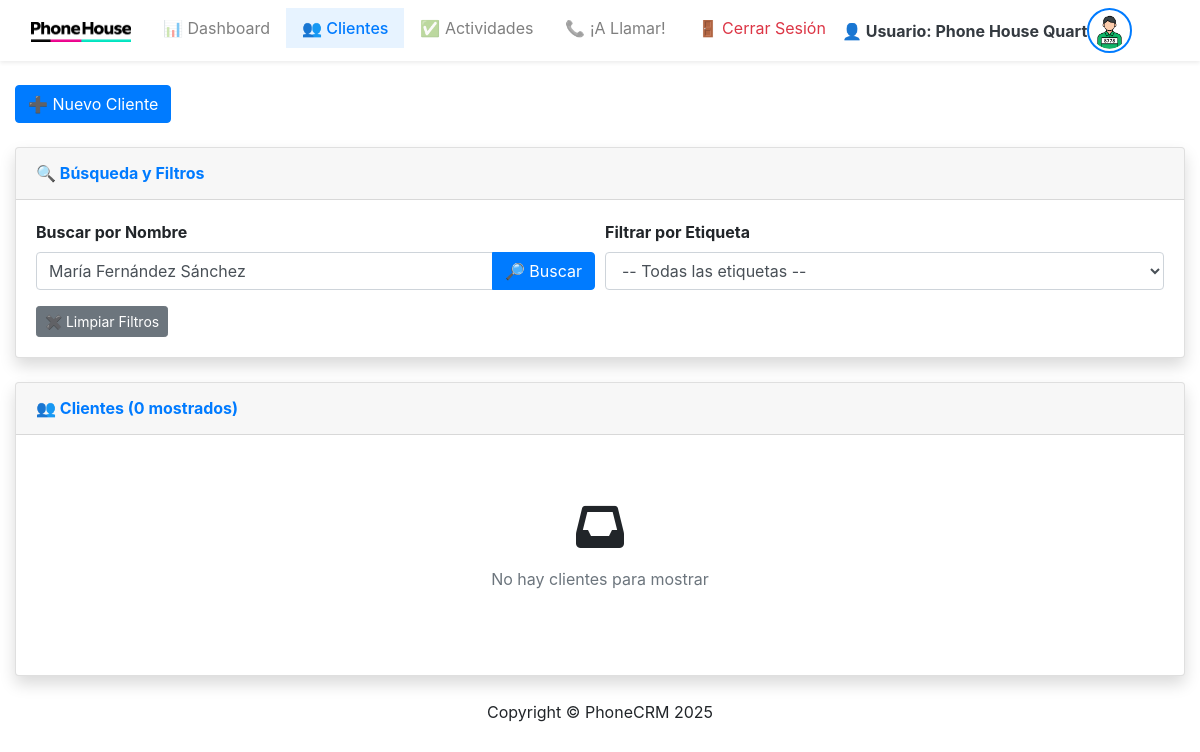
The app's page /clientes.php?busqueda=María Fernández Sánchez (signed in), older data.
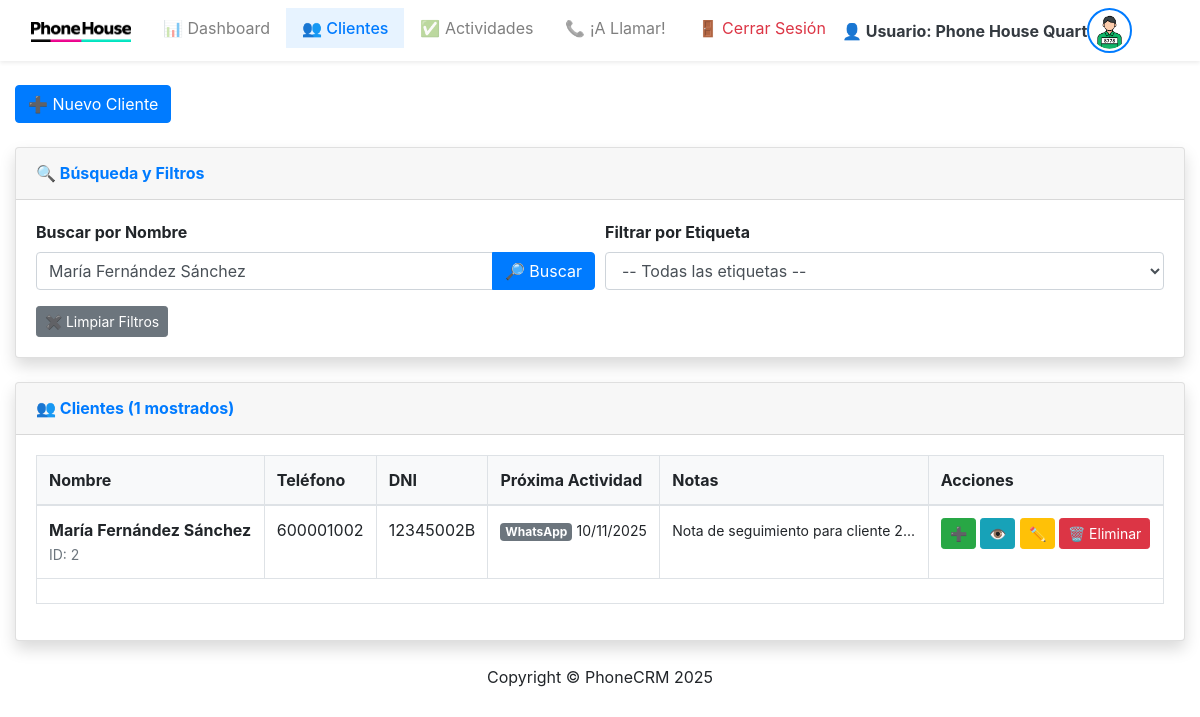
The same page, newer data.
### tables this page shows
CREATE TABLE `usuarios` (
  `id` int(11) NOT NULL,
  `nombre` varchar(100) NOT NULL,
  `contraseña` varchar(100) NOT NULL,
  `fecha_creacion` timestamp NOT NULL DEFAULT current_timestamp(),
  `rol` enum('encargado','tienda') NOT NULL DEFAULT 'tienda',
  `foto` varchar(255) DEFAULT NULL
);

CREATE TABLE `clientes` (
  `id` int(11) NOT NULL,
  `nombre_apellidos` varchar(150) NOT NULL,
  `dni` varchar(20) NOT NULL,
  `telefono` varchar(20) NOT NULL,
  `convergente` text DEFAULT NULL,
  `usuario_id` int(11) NOT NULL,
  `fecha_creacion` timestamp NOT NULL DEFAULT current_timestamp(),
  `ultima_visita` timestamp NULL DEFAULT NULL
);

CREATE TABLE `actividades` (
  `id` int(11) NOT NULL,
  `cliente_id` int(11) NOT NULL,
  `tipo` enum('Llamada','WhatsApp','Cita','Revisión') NOT NULL,
  `descripcion` text DEFAULT NULL,
  `fecha` date NOT NULL,
  `fecha_creacion` timestamp NOT NULL DEFAULT current_timestamp(),
  `completada` tinyint(4) DEFAULT 0
);

CREATE TABLE `notas` (
  `id` int(11) NOT NULL,
  `cliente_id` int(11) NOT NULL,
  `texto` text NOT NULL,
  `fecha_creacion` timestamp NULL DEFAULT current_timestamp()
);

### admin/includes/crudClientes.php (called while the page is built, shortened)
<?php
class crudClientes {
    private $conexion;
    private $usuario_id;
    public function __construct($conexion, $usuario_id) {
        $this->conexion = $conexion;
        $this->usuario_id = $usuario_id;
    }
    public static function getColorActividad($fecha, $completada) {
        $hoy = date('Y-m-d');
        $fecha_actividad = date('Y-m-d', strtotime($fecha));
        if ($fecha_actividad < $hoy) {
            return 'danger';
        } elseif ($fecha_actividad == $hoy) {
            return 'success';
        } else {
            return 'secondary';
        }
    }
    public function buscarClientesPaginados($busqueda, $pagina = 1, $por_pagina = 30) {
        $pagina = max(1, intval($pagina));
        $por_pagina = intval($por_pagina);
        $offset = ($pagina - 1) * $por_pagina;
        $busqueda = $this->conexion->real_escape_string($busqueda);
        $sql = "SELECT c.id, c.nombre_apellidos, c.dni, c.telefono, c.convergente, c.fecha_creacion, c.ultima_visita
                FROM clientes c
                WHERE c.usuario_id = " . intval($this->usuario_id) . " AND c.nombre_apellidos LIKE '%$busqueda%'
                ORDER BY c.fecha_creacion DESC
                LIMIT " . intval($por_pagina) . " OFFSET " . intval($offset);
        return $this->conexion->query($sql);
    }
    public function getTotalPaginasBusqueda($busqueda, $por_pagina = 30) {
        $busqueda = $this->conexion->real_escape_string($busqueda);
        $sql = "SELECT COUNT(*) as total FROM clientes WHERE usuario_id = " . intval($this->usuario_id) . " AND nombre_apellidos LIKE '%$busqueda%'";
        $resultado = $this->conexion->query($sql);
        $row = $resultado->fetch_assoc();
        return ceil($row['total'] / $por_pagina);
    }
}
?>

### admin/includes/crudActividades.php (called while the page is built, shortened)
<?php
class crudActividades {
    private $conexion;
    public function __construct($conexion, $usuario_id) {
        $this->conexion = $conexion;
    }
    public function getProximaActividad($cliente_id) {
        $sql = "SELECT id, tipo, fecha, completada FROM actividades
                WHERE cliente_id = ? AND completada = 0
                ORDER BY fecha ASC LIMIT 1";
        $stmt = $this->conexion->prepare($sql);
        $stmt->bind_param("i", $cliente_id);
        $stmt->execute();
        return $stmt->get_result()->fetch_assoc();
    }
}
?>

### clientes.php (the view, shortened to what the rows shown need)
<?php
require_once "./admin/includes/crudClientes.php";
require_once "./admin/includes/crudActividades.php";
$connClass = new Connection();
$conexion = $connClass->getConnection();
$usuario_id = $_SESSION['usuario_id'];
$crud = new crudClientes($conexion, $usuario_id);
$crudAct = new crudActividades($conexion, $usuario_id);
$busqueda = $_GET['busqueda'] ?? '';
$etiqueta_filtro = $_GET['etiqueta'] ?? null;
$pagina = max(1, isset($_GET['pagina']) ? intval($_GET['pagina']) : 1);
$por_pagina = 30;
$resultado = null;
if (!empty($busqueda)) {
    $resultado = $crud->buscarClientesPaginados($busqueda, $pagina, $por_pagina);
    $total_paginas = $crud->getTotalPaginasBusqueda($busqueda, $por_pagina);
} elseif ($etiqueta_filtro) {
    $etiqueta_filtro = intval($etiqueta_filtro);
    $resultado = $crud->getClientesPaginadosPorEtiqueta($etiqueta_filtro, $pagina, $por_pagina);
    $total_paginas = $crud->getTotalPaginasClientesEtiqueta($etiqueta_filtro, $por_pagina);
    $total_clientes = 0;
} else {
    $total_clientes = $crud->getTotalClientes();
    $total_paginas = ceil($total_clientes / $por_pagina);
    $resultado = $crud->getClientesPaginados($pagina, $por_pagina);
}
$total_mostrados = 0;
$clientes_array = array();
if ($resultado) {
    while ($cliente = $resultado->fetch_assoc()) {
        $clientes_array[] = $cliente;
        $total_mostrados++;
    }
}
?>
<!DOCTYPE html>
<html lang="es">
<head>
    <link rel="stylesheet" href="https://cdnjs.cloudflare.com/ajax/libs/font-awesome/6.0.0/css/all.min.css">
    <link href="https://cdn.jsdelivr.net/npm/bootstrap@4.6.2/dist/css/bootstrap.min.css" rel="stylesheet">
    <link href="css/main.css" rel="stylesheet">
</head>
<body id="page-top">
    <div id="wrapper">
        <div id="content-wrapper" class="d-flex flex-column">
            <div id="content">
                <?php include("./admin/includes/navbar_usuario.php"); ?>
                <div class="container-fluid">
                    <div class="card shadow mb-4">
                        <div class="card-body">
                            <?php if ($total_mostrados == 0): ?>
                                <div class="text-center py-5">
                                    <i class="fas fa-inbox fa-3x text-gray-300 mb-3"></i>
                                    <p class="text-muted">No hay clientes para mostrar</p>
                                </div>
                            <?php else: ?>
                                <div class="table-responsive">
                                    <table class="table table-bordered table-hover">
                                        <thead class="bg-light">
                                            <tr>
                                                <th>Nombre</th>
                                                <th>Teléfono</th>
                                                <th>DNI</th>
                                                <th>Próxima Actividad</th>
                                                <th>Notas</th>
                                                <th>Acciones</th>
                                            </tr>
                                        </thead>
                                        <tbody>
                                            <?php foreach ($clientes_array as $cliente): ?>
                                            <tr>
                                                <td>
                                                    <strong><?php echo htmlspecialchars($cliente['nombre_apellidos'] ?? ''); ?></strong>
                                                    <br>
                                                    <small class="text-muted">ID: <?php echo $cliente['id']; ?></small>
                                                </td>
                                                <td><?php echo htmlspecialchars($cliente['telefono'] ?? '-'); ?></td>
                                                <td><?php echo htmlspecialchars($cliente['dni'] ?? '-'); ?></td>
                                                <td>
                                                    <?php
                                                    $act = $crudAct->getProximaActividad($cliente['id']);
                                                    if ($act):
                                                        $color = crudClientes::getColorActividad($act['fecha'], 0);
                                                    ?>
                                                        <span class="badge badge-<?php echo $color; ?>"><?php echo $act['tipo']; ?></span>
                                                        <small><?php echo date('d/m/Y', strtotime($act['fecha'])); ?></small>
                                                    <?php else: ?>
                                                        <small class="text-muted">-</small>
                                                    <?php endif; ?>
                                                </td>
                                                <td>
                                                    <?php
                                                    $sql_notas = "SELECT id, texto FROM notas WHERE cliente_id = ? ORDER BY fecha_creacion DESC LIMIT 1";
                                                    $stmt_notas = $conexion->prepare($sql_notas);
                                                    $stmt_notas->bind_param("i", $cliente['id']);
                                                    $stmt_notas->execute();
                                                    $resultado_notas = $stmt_notas->get_result();
                                                    if ($resultado_notas->num_rows > 0):
                                                        $ultima_nota = $resultado_notas->fetch_assoc();
                                                    ?>
                                                        <small title="<?php echo htmlspecialchars($ultima_nota['texto']); ?>"><?php echo substr(htmlspecialchars($ultima_nota['texto']), 0, 40); ?>...</small>
                                                    <?php else: ?>
                                                        <small class="text-muted">-</small>
                                                    <?php endif; ?>
                                                </td>
                                                <td>
                                                    <button class="btn btn-success btn-sm" type="button" data-toggle="collapse" data-target="#form-actividad-<?php echo $cliente['id']; ?>">
                                                        ➕
                                                    </button>
                                                    <a href="ver_cliente.php?id=<?php echo $cliente['id']; ?>" class="btn btn-info btn-sm">👁️</a>
                                                    <a href="editar_cliente.php?id=<?php echo $cliente['id']; ?>" class="btn btn-warning btn-sm">✏️</a>
                                                    <form method="POST" style="display:inline;">
                                                        <button type="submit" class="btn btn-danger btn-sm" onclick="return confirm('¿Eliminar este cliente? Esta acción no se puede deshacer.')">🗑️ Eliminar</button>
                                                    </form>
                                                </td>
                                            </tr>
                                            <tr>
                                                <td colspan="6">
                                                </td>
                                            </tr>
                                            <?php endforeach; ?>
                                        </tbody>
                                    </table>
                                </div>
                            <?php endif; ?>
                        </div>
                    </div>
                </div>
            </div>
        </div>
    </div>
</body>
</html>

### admin/includes/navbar_usuario.php (shortened to what the rows shown need)
<?php
$usuario_nombre = "Usuario";
$usuario_foto = null;
try {
    $sql = "SELECT nombre, foto FROM usuarios WHERE id = ?";
    $stmt = $conexion->prepare($sql);
    if ($stmt) {
        $stmt->bind_param("i", $_SESSION['usuario_id']);
        $stmt->execute();
        $resultado = $stmt->get_result();
        if ($resultado && $row = $resultado->fetch_assoc()) {
            if (!empty($row['nombre'])) {
                $usuario_nombre = $row['nombre'];
            }
            if (!empty($row['foto'])) {
                $usuario_foto = $row['foto'];
            }
        }
    }
} catch (Exception $e) {
}
?>
<nav class="navbar navbar-expand-lg navbar-light bg-white shadow-sm">
    <div class="container-fluid">
        <div class="collapse navbar-collapse" id="navbarNav">
            <ul class="navbar-nav w-100">
                <li class="nav-item ms-auto d-flex align-items-center ps-3 pe-4">
                    <span class="text-dark font-weight-bold me-4" style="white-space: nowrap;">👤 Usuario: <?php echo htmlspecialchars($usuario_nombre); ?></span>
                    <?php if ($usuario_foto && file_exists($usuario_foto)): ?>
                        <img src="<?php echo htmlspecialchars($usuario_foto); ?>" alt="Perfil" class="rounded-circle" style="width: 45px; height: 45px; border: 2px solid #007bff; object-fit: cover; background: #fff; padding: 2px;">
                    <?php else: ?>
                        <i class="fas fa-user-circle" style="font-size: 45px; color: #007bff; background: #fff; border-radius: 50%; padding: 2px;"></i>
                    <?php endif; ?>
                </li>
            </ul>
        </div>
    </div>
</nav>

Row changes from the older to the newer data that the page shows:
now on this page (row edited): clientes: nombre_apellidos "María Fernández Sánchez", id "2", telefono "600001002", dni "12345002B", actividades.tipo "WhatsApp", actividades.fecha "10/11/2025", notas.texto "Nota de seguimiento para cliente 2"
Text that changed along with them:
$total_mostrados: "0" → "1"
text no longer shown: "No hay clientes para mostrar"
text now shown: "Nombre Teléfono DNI Próxima Actividad Notas Acciones"
